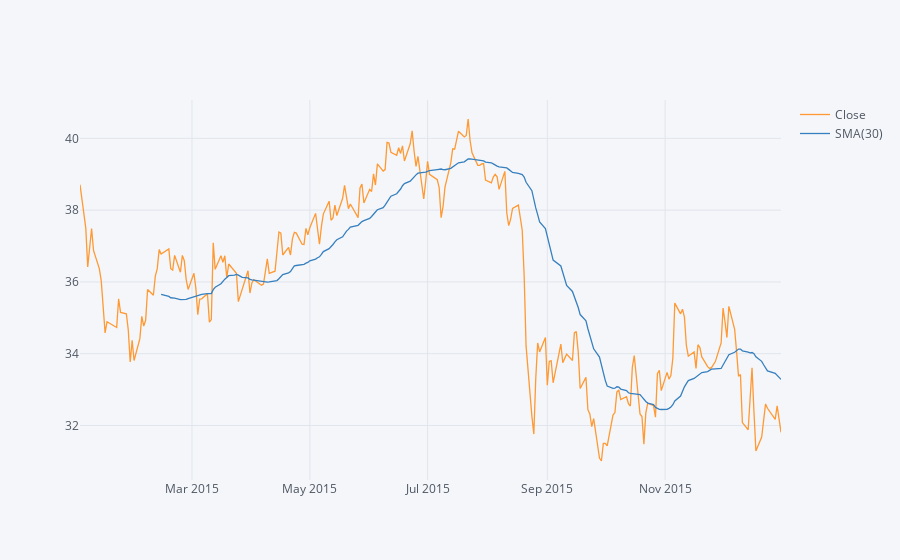

Notebook code for this chart:
### Markdown cell above
** Use .ta_plot(study='sma') to create a Simple Moving Averages plot of Morgan Stanley for the year 2015.**

### Code cell
a = MS["Close"].loc['2015-01-01':'2016-01-01'].ta_plot(study="sma", periods=30)

### Figure 1 — Plotly figure (JSON) as saved in the notebook; plotly's stock layout.template omitted (floating-point values rounded to 4 significant figures; data arrays with more than 128 entries replaced by an {"elided": "..."} marker saying what was removed)
{"data": [{"line": {"color": "rgba(255, 153, 51, 1.0)", "dash": "solid", "shape": "linear", "width": 1.3}, "mode": "lines", "name": "Close", "text": "", "type": "scatter", "x": {"elided": "252 str values"}, "y": {"elided": "252 float values"}}, {"line": {"color": "rgba(55, 128, 191, 1.0)", "dash": "solid", "shape": "linear", "width": 1.3}, "mode": "lines", "name": "SMA(30)", "text": "", "type": "scatter", "x": {"elided": "252 str values"}, "y": {"elided": "252 mixed values"}}], "layout": {"legend": {"bgcolor": "#F5F6F9", "font": {"color": "#4D5663"}}, "paper_bgcolor": "#F5F6F9", "plot_bgcolor": "#F5F6F9", "title": {"font": {"color": "#4D5663"}}, "xaxis": {"gridcolor": "#E1E5ED", "showgrid": true, "tickfont": {"color": "#4D5663"}, "title": {"font": {"color": "#4D5663"}, "text": ""}, "zerolinecolor": "#E1E5ED"}, "yaxis": {"gridcolor": "#E1E5ED", "showgrid": true, "tickfont": {"color": "#4D5663"}, "title": {"font": {"color": "#4D5663"}, "text": ""}, "zerolinecolor": "#E1E5ED"}}}
